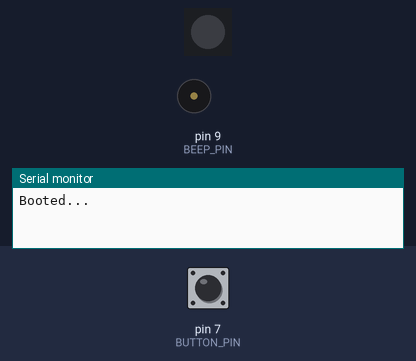
Recording of a sketch running on a simulated Arduino Uno, built with avr-gcc and run on an emulated ATmega328P. Shown: 1 RGB LEDs in strip order, left to right, buzzer (waves = sounding), the last lines printed to the serial monitor. The inputs (shaded band) are chosen by the test bench; at power-on: pin 7 (BUTTON_PIN) HIGH.

Above: at 1.2 s.
1.3 s: pin 7 (BUTTON_PIN) pulled LOW for 0.15 s
At 4.1 s:
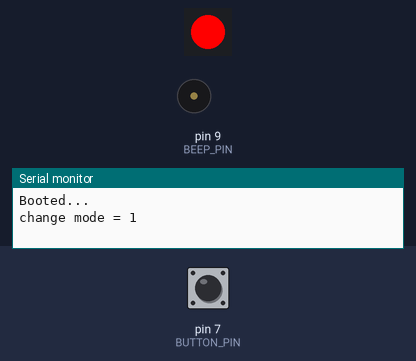
4.3 s: pin 7 (BUTTON_PIN) pulled LOW for 1 s
At 5.9 s:
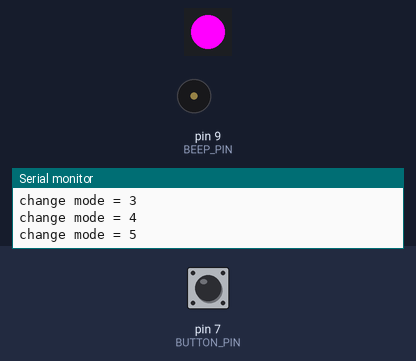
7.6 s: pin 7 (BUTTON_PIN) pulled LOW for 0.15 s
At 10.5 s:
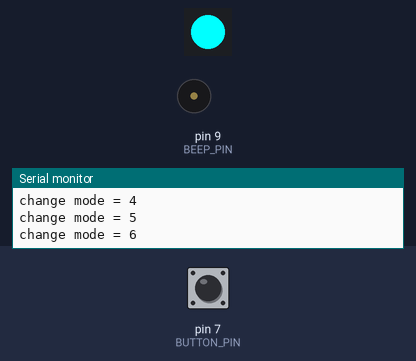
10.6 s: pin 7 (BUTTON_PIN) pulled LOW for 0.15 s
At 13.5 s:
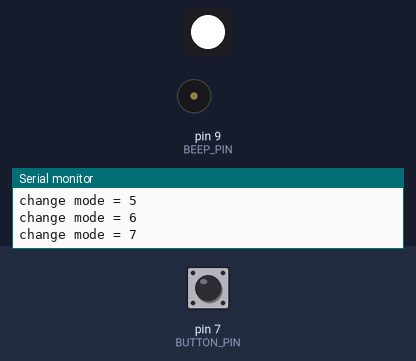
13.6 s: pin 7 (BUTTON_PIN) pulled LOW for 3.2 s
At 17.6 s:
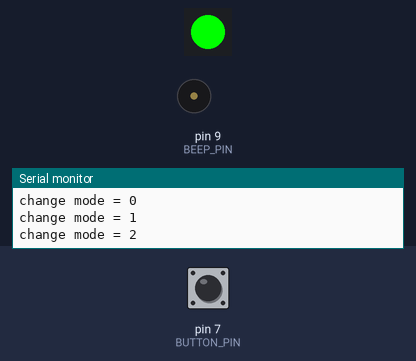
19.8 s: pin 7 (BUTTON_PIN) pulled LOW for 0.15 s
At 20.5 s:
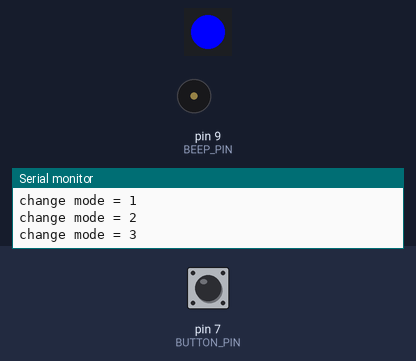
Timing chart, 0 to 23.8 s (numbered marks = the images above; inputs shaded):
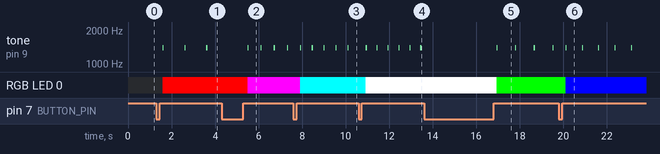

Measured:
- after the input at 1.3 s, tone on pin 9 (BEEP_PIN): alternates 1396 Hz for 0.05 s and silent for 0.95 s, starting after 0.30 s; RGB LED 0: off → RGB(255, 0, 0) after 0.30 s
- after the input at 4.3 s, tone on pin 9 (BEEP_PIN): alternates 1396 Hz for 0.05 s and silent for 0.55 s, starting after 1.2 s; RGB LED 0: RGB(255, 0, 0) → RGB(255, 0, 255) after 1.2 s
- after the input at 7.6 s, RGB LED 0: RGB(255, 0, 255) → RGB(0, 255, 255) after 0.31 s
- after the input at 10.6 s, RGB LED 0: RGB(0, 255, 255) → RGB(255, 255, 255) after 0.33 s
- after the input at 13.6 s, tone on pin 9 (BEEP_PIN): alternates 1396 Hz for 0.05 s and silent for 0.81 s, starting after 3.3 s; RGB LED 0: RGB(255, 255, 255) → RGB(0, 255, 0) after 3.3 s
- after the input at 19.8 s, RGB LED 0: RGB(0, 255, 0) → RGB(0, 0, 255) after 0.31 s

The sketch:

main.ino
```cpp
#include <Arduino.h>
#include <Adafruit_NeoPixel.h>

int                 BEEP_PIN         = 9;
const unsigned long BEEP_DURATION_MS = 50;
/**
 * 262 C
 * 294 D
 * 330 E
 * 349 F
 * 392 G
 * 440 A
 * 494 B
 */
const unsigned int   BEEP_FREQUENCY   = 1396;

const int NEO_PIXEL_PIN     = 6;
const int NUM_OF_NEO_PIXELS = 1;
const int NEO_PIXEL_STOCK_0 = 0;
Adafruit_NeoPixel pixels    = Adafruit_NeoPixel(NUM_OF_NEO_PIXELS,
                                                NEO_PIXEL_PIN,
                                                NEO_GRB + NEO_KHZ800);

const int BUTTON_PIN        = 7;
const int DETECTED_BUTTON_DELAY_MS = 300;

const int MINIMUM_DELAY_MS  = 100;


enum Mode {
    E_MODE_NO,
    E_MODE_60,
    E_MODE_70,
    E_MODE_80,
    E_MODE_90,
    E_MODE_100,
    E_MODE_110,
    E_MODE_120,
};

Mode nextMode(Mode mode)
{
    if (mode >= E_MODE_120) {
        return E_MODE_NO;
    }
    return Mode(mode + 1);
}

int getInterval(Mode mode)
{
    switch (mode) {
    case E_MODE_60:  return 60000 / 60;
    case E_MODE_70:  return 60000 / 70;
    case E_MODE_80:  return 60000 / 80;
    case E_MODE_90:  return 60000 / 90;
    case E_MODE_100: return 60000 / 100;
    case E_MODE_110: return 60000 / 110;
    case E_MODE_120: return 60000 / 120;
    default:         return 1000;
    }
}

uint32_t getColor(Mode mode)
{
    switch (mode) {
    case E_MODE_60:  return Adafruit_NeoPixel::Color(255, 0,   0);
    case E_MODE_70:  return Adafruit_NeoPixel::Color(0,   255, 0);
    case E_MODE_80:  return Adafruit_NeoPixel::Color(0,   0,   255);
    case E_MODE_90:  return Adafruit_NeoPixel::Color(255, 255, 0);
    case E_MODE_100: return Adafruit_NeoPixel::Color(255, 0,   255);
    case E_MODE_110: return Adafruit_NeoPixel::Color(0,   255, 255);
    case E_MODE_120: return Adafruit_NeoPixel::Color(255, 255, 255);
    default:         return Adafruit_NeoPixel::Color(0,   0,   0);
    }
}

void setup()
{
    Serial.begin(9600);

    pinMode(BUTTON_PIN, INPUT);

    pixels.begin();
    pixels.setBrightness(255);
    pixels.setPixelColor(0, Adafruit_NeoPixel::Color(0,0,0));
    pixels.show();

    Serial.println("Booted...");
}

void loop()
{
    static Mode mode = E_MODE_NO;
    static int  remainsInterval = 0;

    if (digitalRead(BUTTON_PIN) == LOW) {
        mode = nextMode(mode);
        Serial.print("change mode = ");
        Serial.print(mode);
        Serial.println("");
        delay(DETECTED_BUTTON_DELAY_MS);
        remainsInterval = 0;
        return;
    }

    if (mode == E_MODE_NO) {
        pixels.setPixelColor(0, Adafruit_NeoPixel::Color(0,0,0));
        pixels.show();
        delay(MINIMUM_DELAY_MS);
        return;
    }

    if (remainsInterval <= 0) {
        uint32_t color = getColor(mode);
        pixels.setPixelColor(0, color);
        pixels.show();
        tone(BEEP_PIN, BEEP_FREQUENCY, BEEP_DURATION_MS);
        remainsInterval = getInterval(mode);
    }
    if (remainsInterval > MINIMUM_DELAY_MS) {
        delay(MINIMUM_DELAY_MS);
        remainsInterval -= MINIMUM_DELAY_MS;
    } else {
        delay(remainsInterval);
        remainsInterval = 0;
    }
}
```
